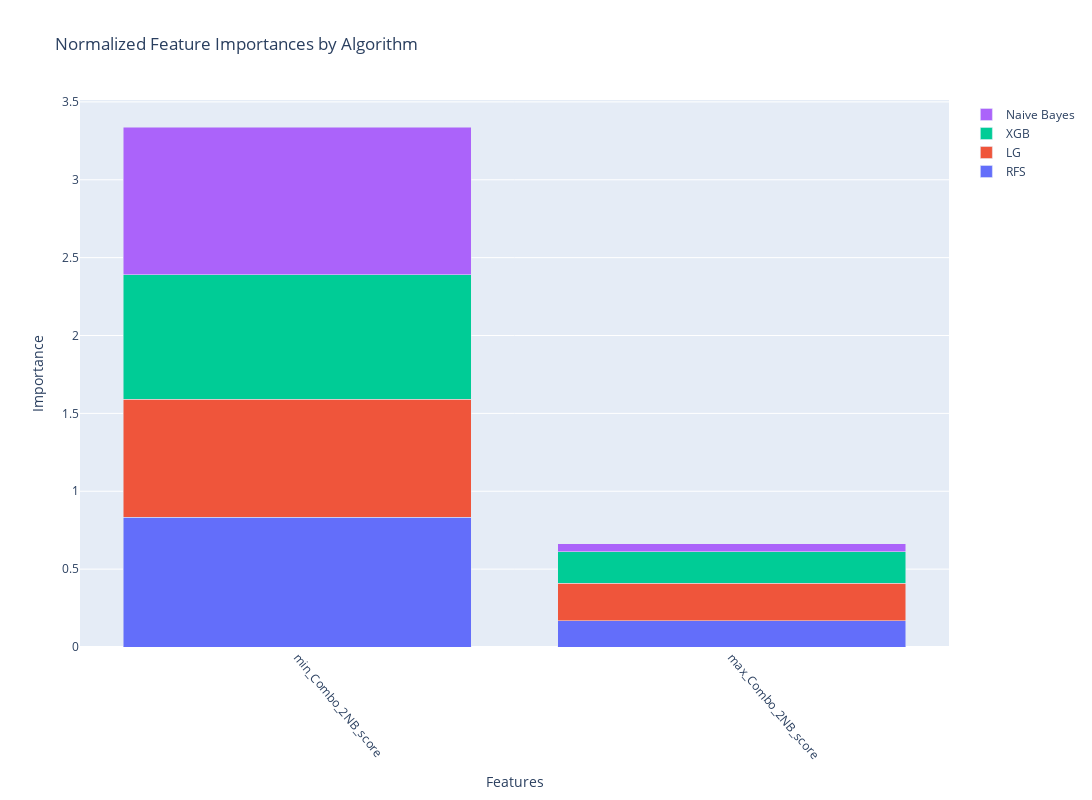

Notebook source saved alongside this figure:
### Code cell
forforsta = tsm_train

# Assume preprocessor, DataPreprocessor, base, gini_scorer are predefined
preprocessor = DataPreprocessor(forforsta)

## Scalle
(Xtrain, Ytrain),(Xval, Yval),  (Xtest, Ytest) = preprocessor.scaller(tsm_train,tsm_val, tsm_test, features =  ['min_Combo_2NB_score',	'max_Combo_2NB_score'])



models = ['naive_bayes', 'xgboost', 'random_forest', 'logistic_regression']

optimizer = ModelOptimizer(models, Xtrain, Ytrain, n_trials=iterations, early_stopping_rounds=10)
best_params, best_models = optimizer.run_models()
print("Best parameters:", best_params)

evaluator = ModelEvaluator(Xtrain, Ytrain, Xval, Yval, Xtest, Ytest, best_models)
evaluator.evaluate_models()
evaluator.plot_roc_curves()

feature_importance = FeatureImportance(forforsta[['Ever90','min_Combo_2NB_score','max_Combo_2NB_score']], best_models, run_correlation_cluster=True)
feature_importance.calculate_importances()
feature_importance.calculate_cumulative_importance()
features_to_keep, features_to_discard = feature_importance.find_highly_correlated_features()

print("Features to keep:", features_to_keep)
print("Features to discard:", features_to_discard)

sorted_features, non_zero_features = feature_importance.plot_importances()

# Filter away highly correlated features and take away the absolute worst
filtered_list = [item for item in sorted_features if item not in features_to_discard]
SelectionOne = filtered_list[:40]

print("Non-zero features:", non_zero_features)

### Figure 1 — Plotly figure (JSON) as saved in the notebook; plotly's stock layout.template omitted (floating-point values rounded to 4 significant figures)
{"data": [{"name": "RFS", "type": "bar", "x": ["min_Combo_2NB_score", "max_Combo_2NB_score"], "y": [0.8324, 0.1676]}, {"name": "LG", "type": "bar", "x": ["min_Combo_2NB_score", "max_Combo_2NB_score"], "y": [0.7588, 0.2412]}, {"name": "XGB", "type": "bar", "x": ["min_Combo_2NB_score", "max_Combo_2NB_score"], "y": [0.7979, 0.2021]}, {"name": "Naive Bayes", "type": "bar", "x": ["min_Combo_2NB_score", "max_Combo_2NB_score"], "y": [0.9474, 0.05262]}], "layout": {"barmode": "stack", "height": 800, "title": {"text": "Normalized Feature Importances by Algorithm"}, "width": 2800, "xaxis": {"categoryorder": "total descending", "tickangle": 50, "title": {"text": "Features"}}, "yaxis": {"title": {"text": "Importance"}}}}
